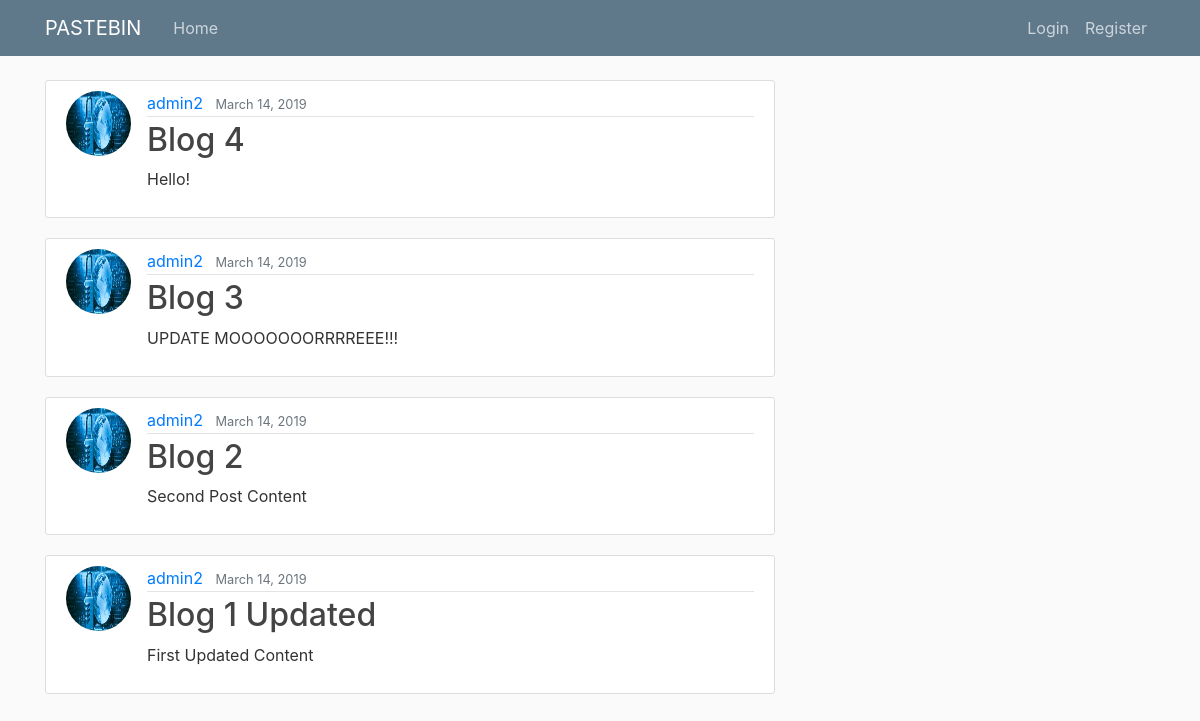
The app's page /, older data.
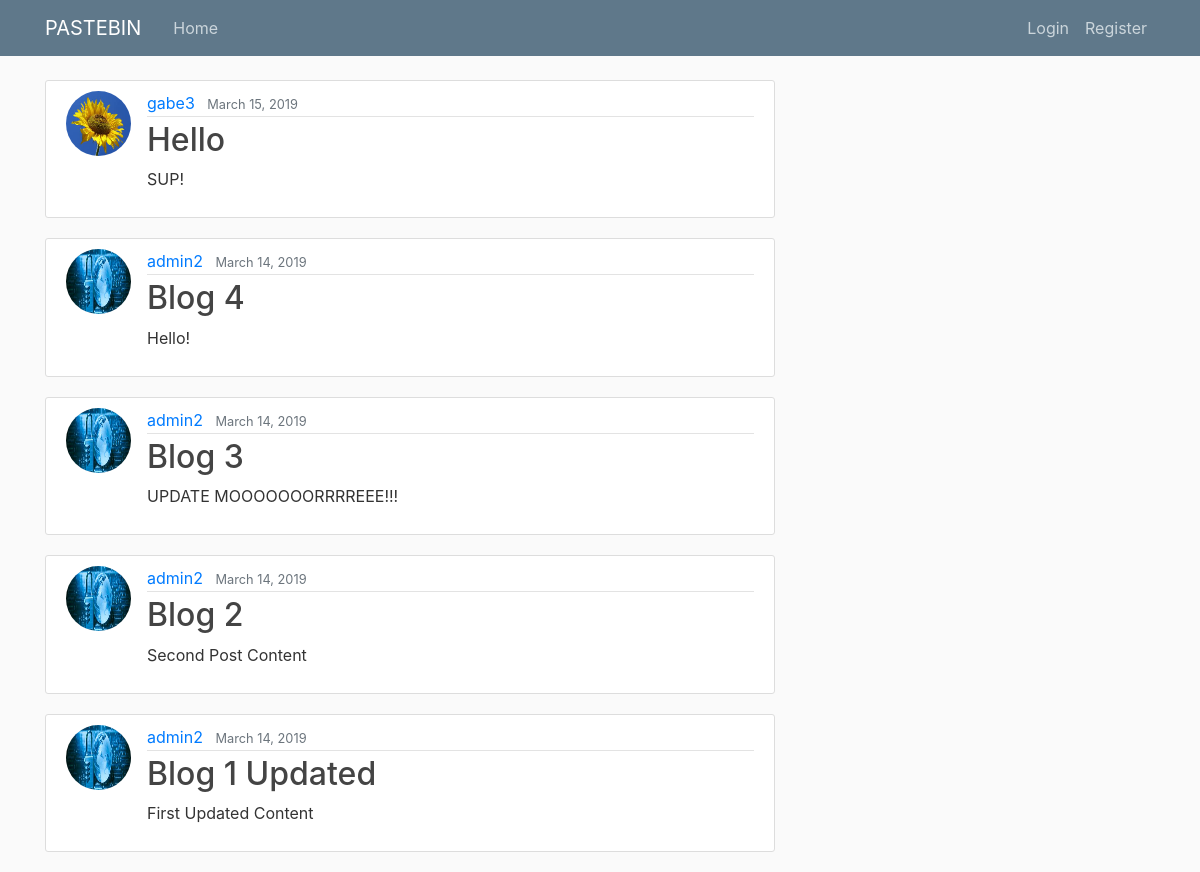
The same page, newer data.
### blog/models.py (models this page shows, shortened)
class Post(models.Model):
    title = models.CharField(max_length = 100)  # char field max
    content = models.TextField()  # text field for unrestricted lines of text
    date_posted = models.DateTimeField(default = timezone.now)  # uses default dating for posts
    author = models.ForeignKey(User, on_delete = models.CASCADE)  # if user is deleted posts are as well

### users/models.py (models this page shows, shortened)
class Profile(models.Model):
    user = models.OneToOneField(User, on_delete = models.CASCADE)
    image = models.ImageField(default = 'default.png', upload_to = 'profile_pics')

### blog/views.py (the view)
# urls.py: path('', PostListView.as_view(), name = 'blog-home'),  # path to homepage
class PostListView(ListView):
    model = Post
    template_name = 'blog/home.html'  # template used for post list
    context_object_name = 'posts'  # define object to post for list
    ordering = ['-date_posted']  # posts will be newest top ranging to oldest bottom
    paginate_by = 10 # display the 10 most recent posts

### blog/templates/blog/home.html (shortened to what this page needs)
{% extends "blog/base.html" %}
{% block content %}
    {% for post in posts %}
        <article class="media content-section">
            <img class = "rounded-circle article-img" src = "{{ post.author.profile.image.url }}">
            <div class="media-body">
                <div class="article-metadata">
                    <a class="mr-2" href="{% url 'user-posts' post.author.username %}">{{ post.author }}</a>
                    <small class="text-muted">{{ post.date_posted|date:"F d, Y"}}</small>
                </div>
                <h2><a class="article-title" href="{% url 'post-detail' post.id %}">{{ post.title }}</a></h2>
                <p class="article-content">{{ post.content }}</p>
            </div>
        </article>
    {% endfor %}
{% endblock content %}

Row changes from the older to the newer data that the page shows:
added Post: author.profile.image (picture), author "gabe3", date_posted "March 15, 2019", title "Hello", content "SUP!"
